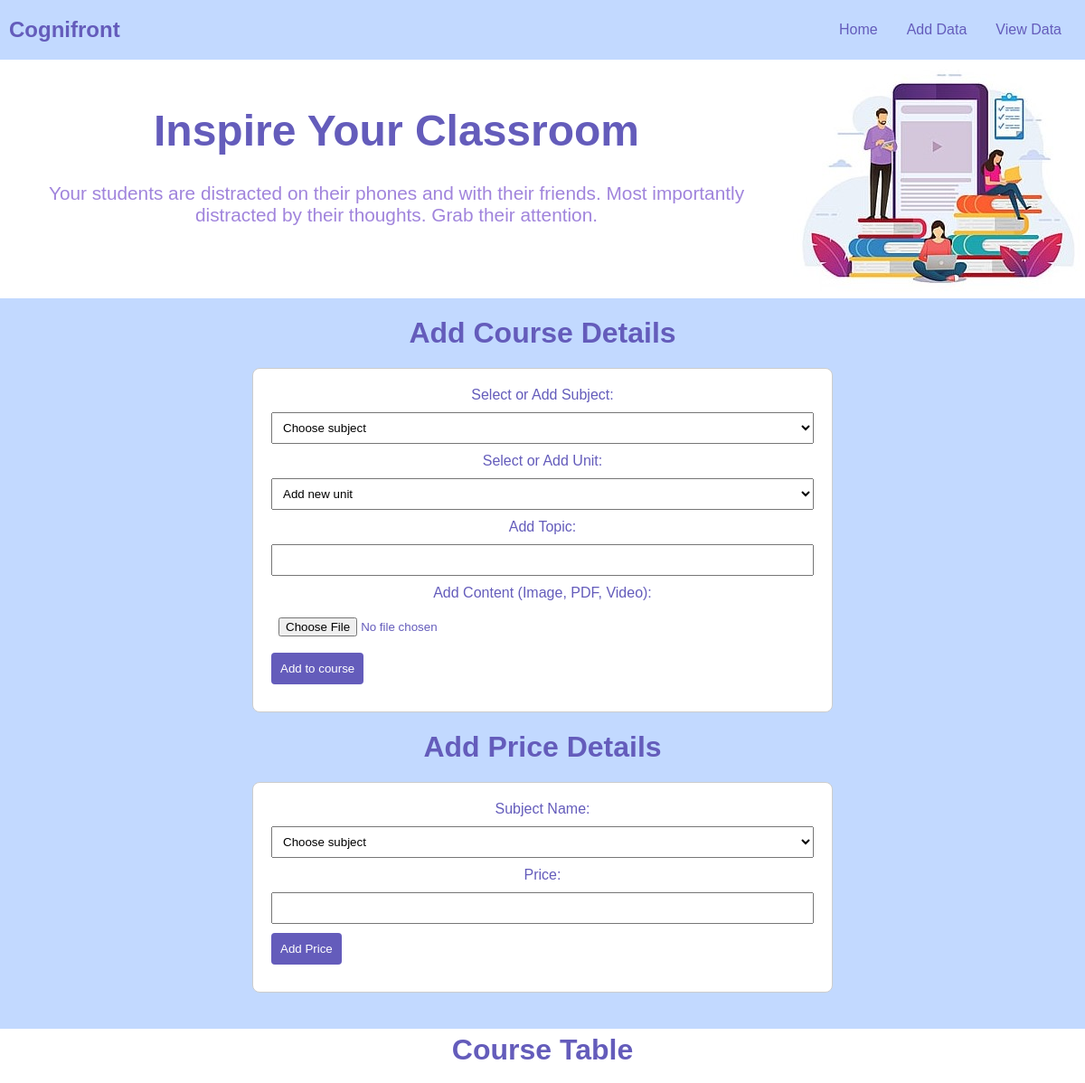
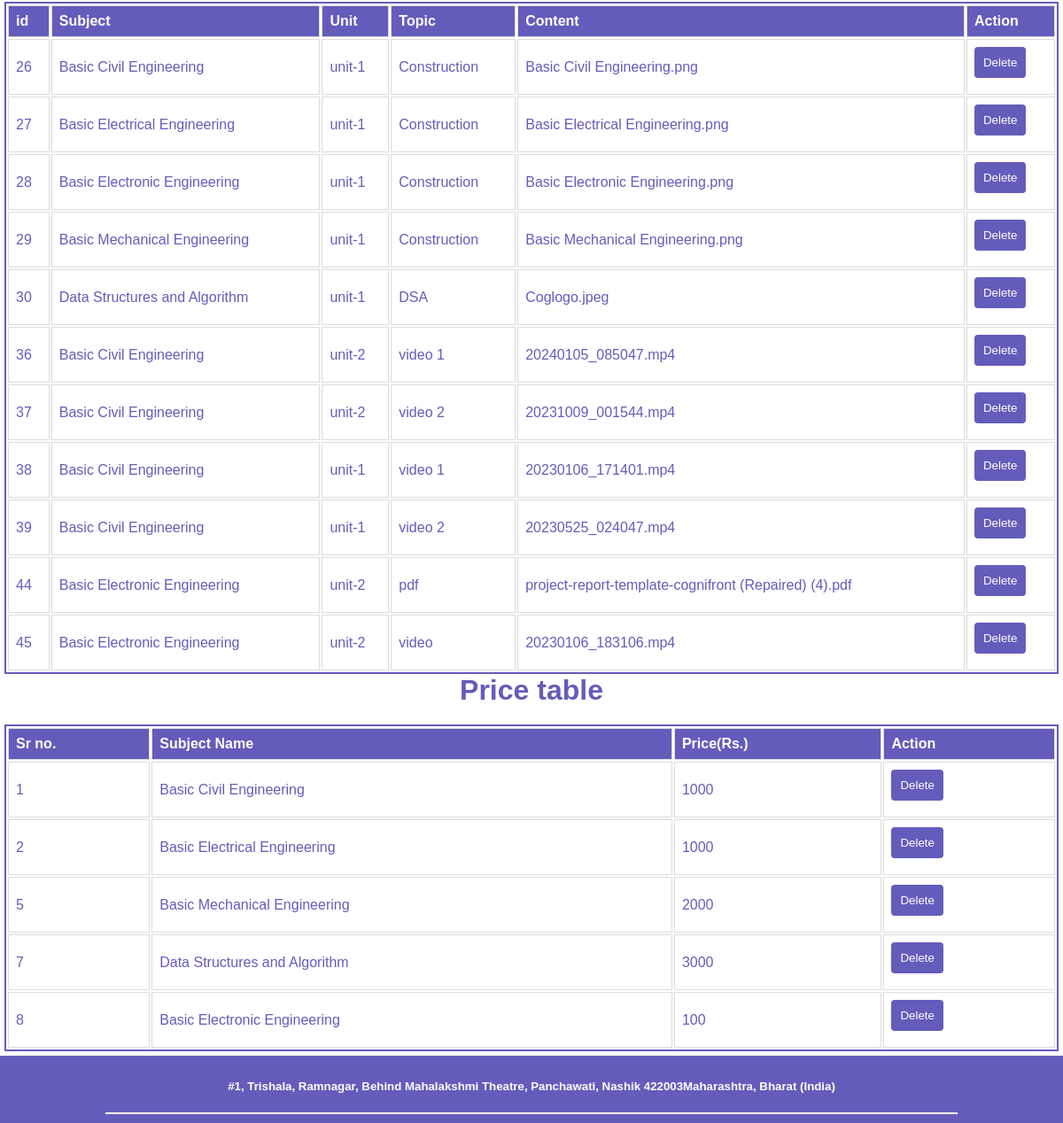
Screenshot of /Admin/index.php with the database file from the repository (2 pictures, top to bottom).
### tables this page shows
CREATE TABLE `price` (
  `id` int(255) NOT NULL,
  `subject` varchar(255) NOT NULL,
  `price` int(255) NOT NULL,
  `Date` timestamp NOT NULL DEFAULT current_timestamp()
);

### Admin/index.php (the view, shortened to what this page needs)
<?php include "./Backend/dbcon.php"; ?>
<!DOCTYPE html>
<html lang="en">
<head>
    <link rel="stylesheet" href="./CSS/style.css">
    <link rel="stylesheet" href="./CSS/phone.css">
</head>
<body>
    <div class="navbar" id="myNavbar">
        <div>
            <a href="#" class="logo">Cognifront</a>
        </div>
        <div class="nav">
            <a href="#home">Home</a>
            <a href="#add">Add Data</a>
            <a href="#display">View Data</a>
        </div>
    </div>
    <div class="tagline">
        <div class="heading">
            <h1>Inspire Your Classroom</h1>
            <p>Your students are distracted on their phones and with their friends. Most importantly distracted by their
                thoughts. Grab their attention.</p>
        </div>
        <div class="image">
            <img src="./images/section1.jpg" alt="#">
        </div>
    </div>
    <div class="addinfo" id="add">
        <h1>Add Course Details</h1>
        <form id="addForm" action="./Backend/add.php" method="post" enctype="multipart/form-data">
            <label for="subject">Select or Add Subject:</label>
            <select name="subject" id="subject" onchange="fetchUnits()">
                <option value="">Choose subject</option>
            </select>
            <label for="unit">Select or Add Unit:</label>
            <select name="unit" id="unit" onchange="toggleUnitInput()">
                <option value="add_new_unit">Add new unit</option>
            </select>
            <label for="topic">Add Topic:</label>
            <input type="text" name="topic" required>
            <label for="content">Add Content (Image, PDF, Video):</label>
            <input type="file" name="content" accept="image/*,application/pdf,video/*" required>
            <button type="submit" name="addData">Add to course</button>
        </form>
        <h1>Add Price Details</h1>
        <form id="subjectPriceForm" action="./Backend/addPrice.php" method="post">
            <label for="subject">Subject Name:</label>
            <select name="subject" id="subject" onchange="fetchUnits()">
                <option value="">Choose subject</option>
            </select>
            <label for="price">Price:</label>
            <input type="number" id="price" name="price" required>
            <button type="button" onclick="addSubjectPrice()">Add Price</button>
        </form>
    </div>
    <div class="table" id="display">
        <h1>Course Table</h1>
        <?php
    $dataQuery = "SELECT * FROM Admin";
    $dataResult = $con->query($dataQuery);
?>
        <table>
            <thead>
                <tr>
                    <th>id</th>
                    <th>Subject</th>
                    <th>Unit</th>
                    <th>Topic</th>
                    <th>Content</th>
                    <th>Action</th>
                </tr>
            </thead>
            <tbody>
                <?php
            while ($row = $dataResult->fetch_assoc()) {
                echo "<tr>";
                echo "<td>{$row['id']}</td>";
                echo "<td>{$row['subject']}</td>";
                echo "<td>{$row['unit']}</td>";
                echo "<td>{$row['topic']}</td>";
                echo "<td>{$row['content']}</td>";
                echo "<td><button onclick=\"toggleDeleteConfirmation({$row['id']})\">Delete</button></td>";
                echo "</tr>";
            }
        ?>
            </tbody>
        </table>
    <div class="price">
        <h1>Price table</h1>
        <?php
         $PriceQuery = "SELECT * FROM Price";
         $PriceResult = $con->query($PriceQuery);
        ?>
        <table id="subjectPriceTable">
            <thead>
                <tr>
                    <th>Sr no.</th>
                    <th>Subject Name</th>
                    <th>Price(Rs.)</th>
                    <th>Action</th>
                </tr>
            </thead>
            <tbody>
                <?php
            while ($row = $PriceResult->fetch_assoc()) {
                echo "<tr>";
                echo "<td>{$row['id']}</td>";
                echo "<td>{$row['subject']}</td>";
                echo "<td>{$row['price']}</td>";
                echo "<td><button onclick=\"toggleDeleteConfirmationPrice({$row['id']})\">Delete</button></td>";
                echo "</tr>";
            }
        ?> </tbody>
        </table>
    </div>
    </div>
    <div class="footer">
        <h5>#1, Trishala, Ramnagar, Behind Mahalakshmi Theatre, Panchawati, Nashik 422003Maharashtra, Bharat (India)
        </h5>
        <div class="line"></div>
    </div>
</body>
</html>

### Admin/CSS/style.css (style rules this page uses)
body { font-family: 'Lato', sans-serif; margin: 0; padding: 0; box-sizing: border-box; }
.navbar { background-color: #C2D9FF; overflow: hidden; padding: 10px; display: flex; justify-content: space-between; align-items: center; }
.navbar .logo { color:#645CBB; text-decoration: none; font-size: 24px; font-weight: bolder; }
.navbar .nav { display: flex; }
.navbar .nav a { color: #645CBB; text-decoration: none; padding: 14px 16px; }
.tagline { display:flex; justify-content: center; align-items: center; }
.tagline .heading { text-align: center; }
.tagline .heading p { color: #A084DC; padding: 30px; font-size: 1.3rem; }
.tagline .heading h1 { color: #645CBB; font-size: 3rem; }
h1, h2, p, select, input, button { margin: 0; padding: 0; }
.addinfo { text-align: center; color: #645CBB; background-color:#C2D9FF; padding-bottom: 20px; padding-top: 20px; }
body { font-family: Arial, sans-serif; }
form { max-width: 600px; margin: 20px auto; padding: 20px; border: 1px solid #ccc; border-radius: 8px; background-color: #fff; }
label, input, select, button { display: block; margin-bottom: 10px; }
input, select { width: 100%; padding: 8px; box-sizing: border-box; }
button { background-color: #645CBB; color: white; padding: 10px; border: none; border-radius: 4px; cursor: pointer; }
.table { text-align: center; color: #645CBB; margin: 5px; }
table { width: 100%; margin-top: 20px; border: 2px solid #645CBB; }
th, td { border: 1px solid #ddd; padding: 8px; text-align: left; }
th { background-color: #645CBB; color: white; }
.footer { padding-top: 5px; padding-bottom: 10px; text-align: center; background-color: #645CBB; color: #fff; }
.footer .line { margin-bottom: 10px; width: 80%; height: 0; border: 1px solid #fff; margin: auto; }

### rows the page displays
price: id "1", subject "Basic Civil Engineering", price "1000"
price: id "2", subject "Basic Electrical Engineering", price "1000"
price: id "5", subject "Basic Mechanical Engineering", price "2000"
price: id "7", subject "Data Structures and Algorithm", price "3000"
price: id "8", subject "Basic Electronic Engineering", price "100"

### other values shown
$row['id'] "26"
$row['subject'] "Basic Civil Engineering"
$row['unit'] "unit-1"
$row['topic'] "Construction"
$row['content'] "Basic Civil Engineering.png"
$row['id'] "27"
$row['subject'] "Basic Electrical Engineering"
$row['content'] "Basic Electrical Engineering.png"
$row['id'] "28"
$row['subject'] "Basic Electronic Engineering"
$row['content'] "Basic Electronic Engineering.png"
$row['id'] "29"
$row['subject'] "Basic Mechanical Engineering"
$row['content'] "Basic Mechanical Engineering.png"
$row['id'] "30"
